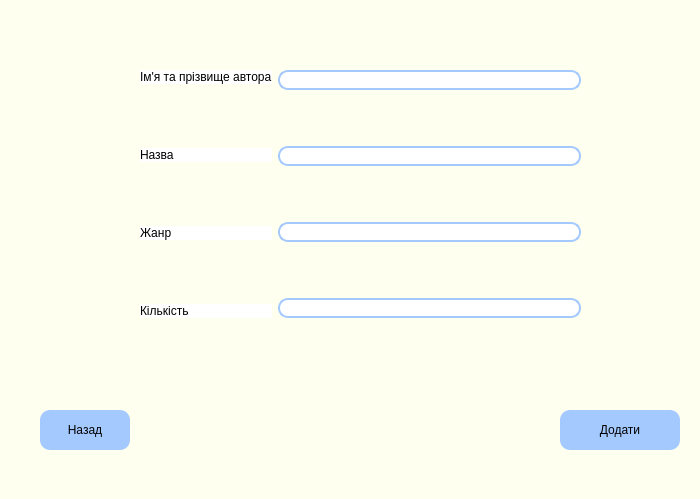
<?xml version="1.0" encoding="UTF-8"?>
<ui version="4.0">
 <class>NewBook</class>
 <widget class="QWidget" name="NewBook">
  <property name="geometry">
   <rect>
    <x>0</x>
    <y>0</y>
    <width>700</width>
    <height>499</height>
   </rect>
  </property>
  <property name="windowTitle">
   <string>Form</string>
  </property>
  <property name="styleSheet">
   <string notr="true">background-color: rgb(255, 255, 240);</string>
  </property>
  <widget class="QPushButton" name="register_button">
   <property name="geometry">
    <rect>
     <x>560</x>
     <y>410</y>
     <width>120</width>
     <height>40</height>
    </rect>
   </property>
   <property name="styleSheet">
    <string notr="true">border-radius: 10px;
border-color: rgb(0, 0, 0);
background-color: rgb(164, 201, 255);
font: 12pt &quot;Arial&quot;;
</string>
   </property>
   <property name="text">
    <string>Додати</string>
   </property>
  </widget>
  <widget class="QPushButton" name="back_button">
   <property name="geometry">
    <rect>
     <x>40</x>
     <y>410</y>
     <width>90</width>
     <height>40</height>
    </rect>
   </property>
   <property name="styleSheet">
    <string notr="true">border-radius: 10px;
border-color: rgb(0, 0, 0);
background-color: rgb(164, 201, 255);
font: 12pt &quot;Arial&quot;;
</string>
   </property>
   <property name="text">
    <string>Назад</string>
   </property>
  </widget>
  <widget class="QWidget" name="layoutWidget">
   <property name="geometry">
    <rect>
     <x>140</x>
     <y>70</y>
     <width>441</width>
     <height>248</height>
    </rect>
   </property>
   <layout class="QHBoxLayout" name="horizontalLayout">
    <item>
     <layout class="QVBoxLayout" name="verticalLayout_2">
      <item>
       <widget class="QLabel" name="label">
        <property name="styleSheet">
         <string notr="true">font: 14pt &quot;Arial&quot;;
background-color: white;</string>
        </property>
        <property name="text">
         <string>Ім'я та прізвище автора</string>
        </property>
       </widget>
      </item>
      <item>
       <spacer name="verticalSpacer_4">
        <property name="orientation">
         <enum>Qt::Vertical</enum>
        </property>
        <property name="sizeHint" stdset="0">
         <size>
          <width>20</width>
          <height>40</height>
         </size>
        </property>
       </spacer>
      </item>
      <item>
       <widget class="QLabel" name="label_3">
        <property name="styleSheet">
         <string notr="true">font: 14pt &quot;Arial&quot;;
background-color: white;</string>
        </property>
        <property name="text">
         <string>Назва</string>
        </property>
       </widget>
      </item>
      <item>
       <spacer name="verticalSpacer_5">
        <property name="orientation">
         <enum>Qt::Vertical</enum>
        </property>
        <property name="sizeHint" stdset="0">
         <size>
          <width>20</width>
          <height>40</height>
         </size>
        </property>
       </spacer>
      </item>
      <item>
       <widget class="QLabel" name="label_5">
        <property name="styleSheet">
         <string notr="true">font: 14pt &quot;Arial&quot;;
background-color: white;</string>
        </property>
        <property name="text">
         <string>Жанр</string>
        </property>
       </widget>
      </item>
      <item>
       <spacer name="verticalSpacer_6">
        <property name="orientation">
         <enum>Qt::Vertical</enum>
        </property>
        <property name="sizeHint" stdset="0">
         <size>
          <width>20</width>
          <height>40</height>
         </size>
        </property>
       </spacer>
      </item>
      <item>
       <widget class="QLabel" name="label_4">
        <property name="styleSheet">
         <string notr="true">font: 14pt &quot;Arial&quot;;
background-color: white;</string>
        </property>
        <property name="text">
         <string>Кількість</string>
        </property>
       </widget>
      </item>
     </layout>
    </item>
    <item>
     <layout class="QVBoxLayout" name="verticalLayout">
      <item>
       <widget class="QLineEdit" name="name">
        <property name="styleSheet">
         <string notr="true">border-radius: 10px;
font: 12pt &quot;Arial&quot;;
border: 2px solid rgb(164, 201, 255);
background-color: white;
</string>
        </property>
       </widget>
      </item>
      <item>
       <spacer name="verticalSpacer">
        <property name="orientation">
         <enum>Qt::Vertical</enum>
        </property>
        <property name="sizeHint" stdset="0">
         <size>
          <width>20</width>
          <height>40</height>
         </size>
        </property>
       </spacer>
      </item>
      <item>
       <widget class="QLineEdit" name="title">
        <property name="styleSheet">
         <string notr="true">border-radius: 10px;
font: 12pt &quot;Arial&quot;;
border: 2px solid rgb(164, 201, 255);
background-color: white;
</string>
        </property>
       </widget>
      </item>
      <item>
       <spacer name="verticalSpacer_7">
        <property name="orientation">
         <enum>Qt::Vertical</enum>
        </property>
        <property name="sizeHint" stdset="0">
         <size>
          <width>20</width>
          <height>40</height>
         </size>
        </property>
       </spacer>
      </item>
      <item>
       <widget class="QLineEdit" name="genre">
        <property name="styleSheet">
         <string notr="true">border-radius: 10px;
font: 12pt &quot;Arial&quot;;
border: 2px solid rgb(164, 201, 255);
background-color: white;
</string>
        </property>
       </widget>
      </item>
      <item>
       <spacer name="verticalSpacer_3">
        <property name="orientation">
         <enum>Qt::Vertical</enum>
        </property>
        <property name="sizeHint" stdset="0">
         <size>
          <width>20</width>
          <height>40</height>
         </size>
        </property>
       </spacer>
      </item>
      <item>
       <widget class="QLineEdit" name="number">
        <property name="styleSheet">
         <string notr="true">border-radius: 10px;
font: 12pt &quot;Arial&quot;;
border: 2px solid rgb(164, 201, 255);
background-color: white;
</string>
        </property>
       </widget>
      </item>
     </layout>
    </item>
   </layout>
  </widget>
 </widget>
 <resources/>
 <connections/>
</ui>
